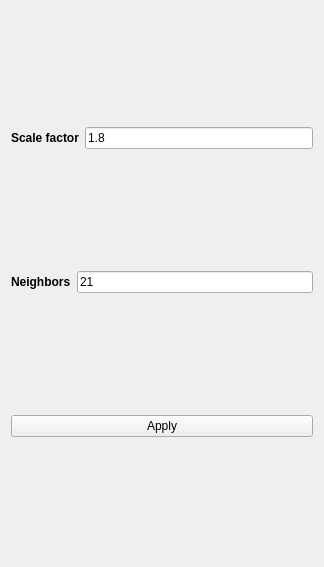
          <widget class="QWidget" name="page_4">
           <property name="geometry">
            <rect>
             <x>0</x>
             <y>0</y>
             <width>324</width>
             <height>567</height>
            </rect>
           </property>
           <attribute name="label">
            <string>Mouth detection</string>
           </attribute>
           <layout class="QVBoxLayout" name="verticalLayout_6">
            <item>
             <layout class="QHBoxLayout" name="horizontalLayout_9">
              <item>
               <widget class="QLabel" name="label_9">
                <property name="font">
                 <font>
                  <weight>75</weight>
                  <bold>true</bold>
                 </font>
                </property>
                <property name="text">
                 <string>Scale factor</string>
                </property>
               </widget>
              </item>
              <item>
               <widget class="QLineEdit" name="scaleMouths">
                <property name="text">
                 <string>1.8</string>
                </property>
               </widget>
              </item>
             </layout>
            </item>
            <item>
             <layout class="QHBoxLayout" name="horizontalLayout_10">
              <item>
               <widget class="QLabel" name="label_10">
                <property name="font">
                 <font>
                  <weight>75</weight>
                  <bold>true</bold>
                 </font>
                </property>
                <property name="text">
                 <string>Neighbors</string>
                </property>
               </widget>
              </item>
              <item>
               <widget class="QLineEdit" name="mouthsNeighbors">
                <property name="text">
                 <string>21</string>
                </property>
               </widget>
              </item>
             </layout>
            </item>
            <item>
             <widget class="QPushButton" name="apply_mouths">
              <property name="text">
               <string>Apply</string>
              </property>
             </widget>
            </item>
           </layout>
          </widget>
